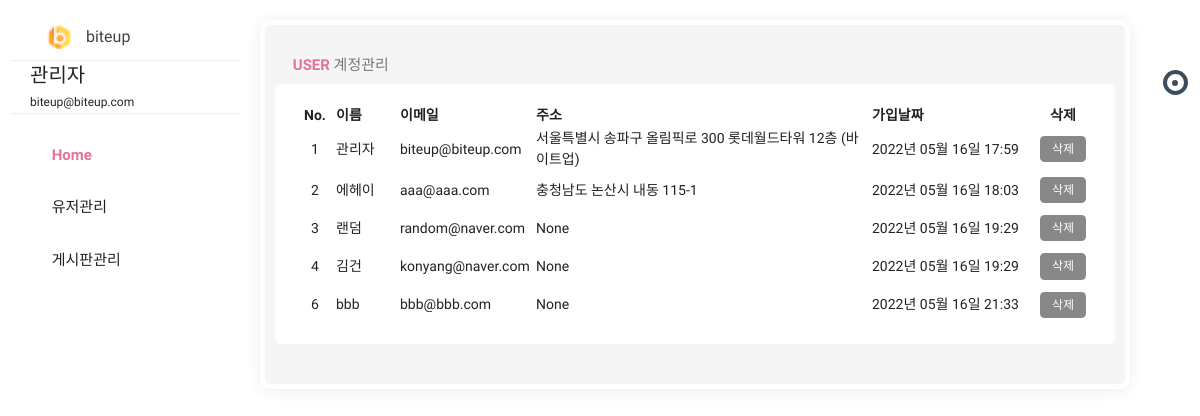
Before: /admin/list (signed in) with the older database file.
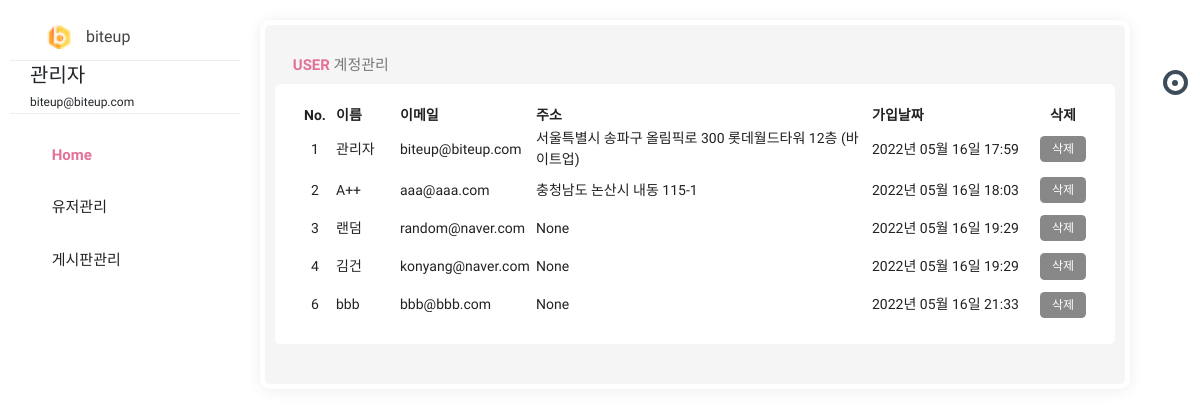
After: the same page with the newer database file.
### pybo/models.py (models this page shows)
class User(db.Model):
    id = db.Column(db.Integer, primary_key=True)
    username = db.Column(db.String(150), unique=True, nullable=False)
    password = db.Column(db.String(200), nullable=False)
    email = db.Column(db.String(120), unique=True, nullable=False)
    passwd_answer = db.Column(db.String(200), unique=True, nullable=False)
    location = db.Column(db.String(64), nullable=False)
    about_me = db.Column(db.Text(), nullable=False)
    create_date = db.Column(db.DateTime(), nullable=False)

### pybo/views/admin_views.py (the view)
@bp.route('/list', methods=('GET', 'POST'))
@login_required
def _list():
    if g.user.email == "biteup@biteup.com":
        user_list = User.query.order_by(User.id.asc())
        return render_template('admin/admin_list.html', user_list=user_list)
    else:
        return '<script>alert("관리자의 권한이 없습니다.");location.href="/"</script>'

### pybo/filter.py (called while the page is built)
def format_datetime(value, fmt='%Y년 %m월 %d일 %H:%M'):
    return value.strftime(fmt)

### pybo/views/auth_views.py (called while the page is built)
@bp.before_app_request
def load_logged_in_user():
    user_id = session.get('user_id')
    if user_id is None:
        g.user = None
    else:
        g.user = User.query.get(user_id)

def login_required(view):
    @functools.wraps(view)
    def wrapped_view(**kwargs):
        if g.user is None:
            return redirect(url_for('auth.login'))
        return view(**kwargs)
    return wrapped_view

### pybo/templates/admin/admin_list.html (shortened to what this page needs)
{% extends 'admin.html' %}
{% block content %}
<div class="row clearfix">
    <div class="col-lg-12">
        <div class="card">
            <div class="header">
                <h2><strong><i class="zmdi zmdi-chart"></i> user </strong> 계정관리</h2>
            </div>
            <div class="body">
                <table class="table_user">
                    <thead>
                    <tr>
                        <th class="td_id">No.</th>
                        <th>이름</th>
                        <th>이메일</th>
                        <th>주소</th>
                        <th>가입날짜</th>
                        <th class="td_delete">삭제</th>
                    </tr>
                    </thead>
                    <tbody>
                    {% for user in user_list %}
                    <tr>
                        <td class="td_id">{{ user.id }}</td>
                        <td class="td_username">{{ user.username }}</td>
                        <td class="td_email">{{ user.email }}</td>
                        <td class="td_location">{{ user.location }}</td>
                        <td class="td_datetime">{{ user.create_date|datetime }}</td>
                        <td class="td_delete">
                            <a href="{{ url_for('admin.user_delete', user_id=user.id) }}" class="delete btn btn-sm btn-outline-secondary">삭제</a>
                        </td>
                    </tr>
                    {% endfor %}
                    </tbody>
                </table>
            </div>
        </div>
    </div>
</div>
{% endblock %}

### pybo/templates/admin.html (shortened to what this page needs)
<!doctype html>
<html class="no-js " lang="en">
<head>
    <link rel="stylesheet" href="{{ url_for('static', filename='css/bootstrap.min.css') }}"/>
    <link rel="stylesheet" href="{{ url_for('static', filename='css/jquery-jvectormap-2.0.3.min.css') }}"/>
    <link rel="stylesheet" href="{{ url_for('static', filename='css/plugin.css') }}"/>
    <link rel="stylesheet" href="{{ url_for('static', filename='css/morris.min.css') }}"/>
    <link rel="stylesheet" href="{{ url_for('static', filename='css/style.min.css') }}"/>
    <link rel="stylesheet" href="{{ url_for('static', filename='/admin_style.css') }}"/>
</head>
<body class="theme-blush">
<div class="navbar-right">
    <ul class="navbar-nav">
        <li><a href="#search" class="main_search" title="Search..."><i class="zmdi zmdi-search"></i></a></li>
        <li class="dropdown">
            <a href="javascript:void(0);" class="dropdown-toggle" title="Notifications" data-toggle="dropdown"
               role="button"><i class="zmdi zmdi-notifications"></i>
                <div class="notify"><span class="heartbit"></span><span class="point"></span></div>
            </a>
        </li>
        <li><a href="javascript:void(0);" class="js-right-sidebar" title="Setting"><i
                class="zmdi zmdi-settings zmdi-hc-spin"></i></a></li>
        <li><a href="{{ url_for('main.index') }}" class="mega-menu" title="Sign Out"><i class="zmdi zmdi-power"></i></a></li>
    </ul>
</div>
<aside id="leftsidebar" class="sidebar">
    <div class="navbar-brand">
        <button class="btn-menu ls-toggle-btn" type="button"><i class="zmdi zmdi-menu"></i></button>
        <a href="{{ url_for('admin.main') }}">
            <img src="{{ url_for('static', filename='icon.png') }}" width="25" alt="biteup">
            <span class="m-l-10">biteup</span></a>
    </div>
    <div class="menu">
        <ul class="list">
            <li>
                <div class="user-info">
                    <a class="image" href="profile.html"></a>
                    <div class="detail" style="text-align:left;">
                        <h4>{{ g.user.username }}</h4>
                        <small>{{ g.user.email }}</small>
                    </div>
                </div>
            </li>
            <li class="active open">
                <a href="{{ url_for('admin.main') }}"><i class="zmdi zmdi-home"></i>
                <span>Home</span>
            </a>
            </li>
            <li>
                <a href="javascript:void(0);" class="menu-toggle">
                    <i class="zmdi zmdi-apps"></i>
                    <span>유저관리</span></a>
            </li>
            <li>
                <a href="javascript:void(0);" class="menu-toggle"><i class="zmdi zmdi-folder"></i>
                    <span>게시판관리</span></a>
            </li>
        </ul>
    </div>
</aside>
<section class="content">
{% block content %}
{% endblock %}
</section>
</body>
</html>

### pybo/static/admin_style.css (style rules this page uses)
.table_user { width:100%; }
.table_user .td_id { width:5%;text-align:center; }
.table_user .td_username { width:8%; }
.table_user .td_email { width:17%; }
.table_user .td_location { width:42%; }
.table_user .td_datetime { width:20%; }
.table_user .td_delete { width:8%; text-align:center; }

Changed rows visible on the page:
changed User "aaa@aaa.com": username "에헤이" → "A++"
